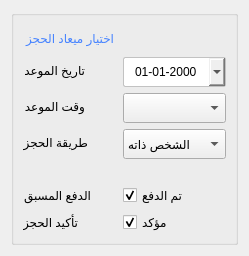
                  <widget class="QWidget" name="tab">
                   <attribute name="title">
                    <string>Tab 1</string>
                   </attribute>
                   <layout class="QHBoxLayout" name="horizontalLayout_18">
                    <property name="topMargin">
                     <number>10</number>
                    </property>
                    <item>
                     <widget class="QGroupBox" name="groupBox_7">
                      <property name="maximumSize">
                       <size>
                        <width>280</width>
                        <height>16777215</height>
                       </size>
                      </property>
                      <property name="styleSheet">
                       <string notr="true">QToolButton {icon-size: 12px, 12px;padding-top:6px;border-radius:2px;padding-left:6px;padding-right:6px;}
QToolButton:hover{border:0px;}
QMenu {left: 20px;color: #4683ff;font-size: 12px;background-color: #ffffff; }
QSpinBox {color: #4683ff; background-color:#fcfcfc; selection-background-color: #fcfcfc;selection-color:#000000;}
QCalendarWidget QWidget{alternate-background-color:#fcfcfc;color: #3171fe; margin-top:10px;padding-bottom:10px;background-color:#ffffff;border-radius:15px;font-size: 12px;}
#qt_calendar_prevmonth {qproperty-icon:url(:/MainSources/viewd.png);border:0px;}
#qt_calendar_nextmonth {qproperty-icon: url(:/MainSources/view.png);;border:0px;}
QAbstractItemView:disabled{font-size: 12px;  color: #ececec; selection-background-color: #3171fe; selection-color: #ffffff;}
</string>
                      </property>
                      <property name="title">
                       <string/>
                      </property>
                      <layout class="QVBoxLayout" name="verticalLayout_10">
                       <property name="topMargin">
                        <number>10</number>
                       </property>
                       <item>
                        <layout class="QFormLayout" name="formLayout_2">
                         <item row="0" column="0">
                          <widget class="QLabel" name="label9">
                           <property name="styleSheet">
                            <string notr="true">QLabel{color:#4683ff;padding-top:5px;padding-bottom:5px;}</string>
                           </property>
                           <property name="text">
                            <string>اختيار ميعاد الحجز</string>
                           </property>
                          </widget>
                         </item>
                         <item row="0" column="1">
                          <widget class="QLabel" name="label_21">
                           <property name="text">
                            <string/>
                           </property>
                          </widget>
                         </item>
                         <item row="1" column="0">
                          <widget class="QLabel" name="label14">
                           <property name="text">
                            <string>تاريخ الموعد</string>
                           </property>
                          </widget>
                         </item>
                         <item row="1" column="1">
                          <widget class="QDateEdit" name="moaddateEdit">
                           <property name="minimumSize">
                            <size>
                             <width>0</width>
                             <height>30</height>
                            </size>
                           </property>
                           <property name="styleSheet">
                            <string notr="true">QDateEdit{border:1px;border-style: solid;border-color: rgb(194, 194, 194);border-radius: 2px;}
QDateEdit::drop-down {padding-left:2px;image: url(:/MainSources/calendar.png);subcontrol-origin: padding;subcontrol-position:  right;width: 20px;height: 20px;}
QDateEdit:focus{border:1px solid #3578E5;}
QDateEdit::drop-down:focus {image: url(:/MainSources/calendarb.png);}</string>
                           </property>
                           <property name="alignment">
                            <set>Qt::AlignCenter</set>
                           </property>
                           <property name="accelerated">
                            <bool>false</bool>
                           </property>
                           <property name="showGroupSeparator" stdset="0">
                            <bool>false</bool>
                           </property>
                           <property name="displayFormat">
                            <string>dd-MM-yyyy</string>
                           </property>
                           <property name="calendarPopup">
                            <bool>true</bool>
                           </property>
                          </widget>
                         </item>
                         <item row="2" column="0">
                          <widget class="QLabel" name="label20">
                           <property name="text">
                            <string>وقت الموعد</string>
                           </property>
                          </widget>
                         </item>
                         <item row="2" column="1">
                          <widget class="QComboBox" name="moadtime">
                           <property name="minimumSize">
                            <size>
                             <width>0</width>
                             <height>30</height>
                            </size>
                           </property>
                          </widget>
                         </item>
                         <item row="3" column="0">
                          <widget class="QLabel" name="hagzway">
                           <property name="text">
                            <string>طريقة الحجز</string>
                           </property>
                          </widget>
                         </item>
                         <item row="3" column="1">
                          <widget class="QComboBox" name="waycomboBox">
                           <property name="minimumSize">
                            <size>
                             <width>0</width>
                             <height>30</height>
                            </size>
                           </property>
                           <item>
                            <property name="text">
                             <string>الشخص ذاته</string>
                            </property>
                           </item>
                           <item>
                            <property name="text">
                             <string>بواسطة الهاتف</string>
                            </property>
                           </item>
                          </widget>
                         </item>
                         <item row="5" column="0">
                          <widget class="QLabel" name="mosbkdaf">
                           <property name="text">
                            <string>الدفع المسبق</string>
                           </property>
                          </widget>
                         </item>
                         <item row="5" column="1">
                          <widget class="QCheckBox" name="checkpaid">
                           <property name="text">
                            <string>تم الدفع</string>
                           </property>
                           <property name="checked">
                            <bool>true</bool>
                           </property>
                          </widget>
                         </item>
                         <item row="6" column="0">
                          <widget class="QLabel" name="takedhagz">
                           <property name="text">
                            <string>تأكيد الحجز</string>
                           </property>
                          </widget>
                         </item>
                         <item row="6" column="1">
                          <widget class="QCheckBox" name="checkhagz">
                           <property name="text">
                            <string>مؤكد</string>
                           </property>
                           <property name="checked">
                            <bool>true</bool>
                           </property>
                          </widget>
                         </item>
                         <item row="4" column="0">
                          <widget class="QLabel" name="label_9">
                           <property name="text">
                            <string/>
                           </property>
                          </widget>
                         </item>
                         <item row="4" column="1">
                          <widget class="QLabel" name="label_22">
                           <property name="text">
                            <string/>
                           </property>
                          </widget>
                         </item>
                        </layout>
                       </item>
                      </layout>
                     </widget>
                    </item>
                   </layout>
                  </widget>
